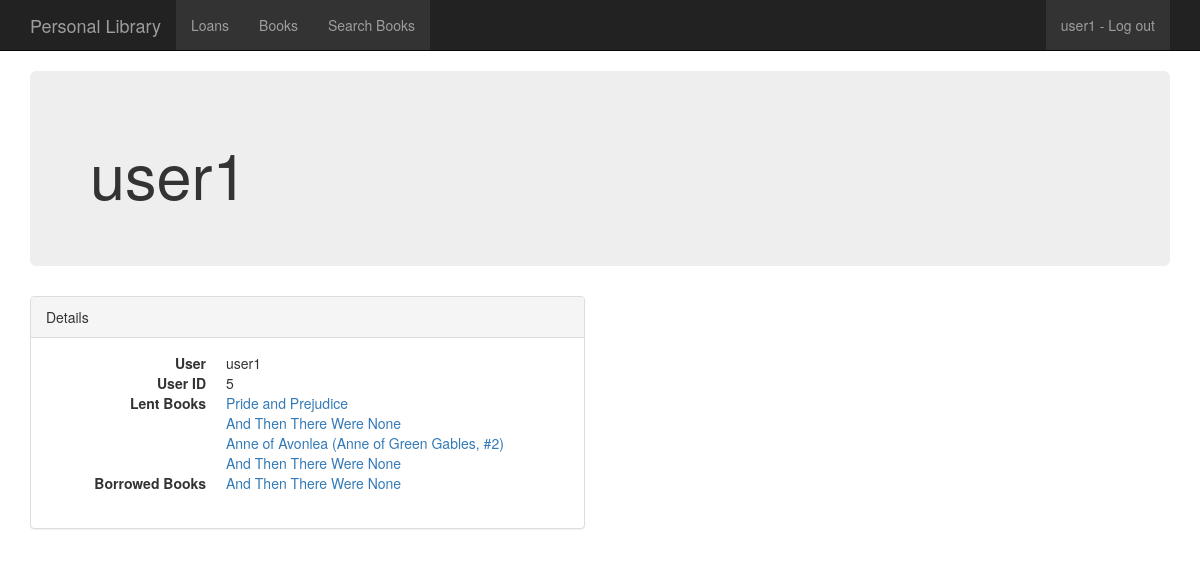
Before: /user/5 with the older database file.
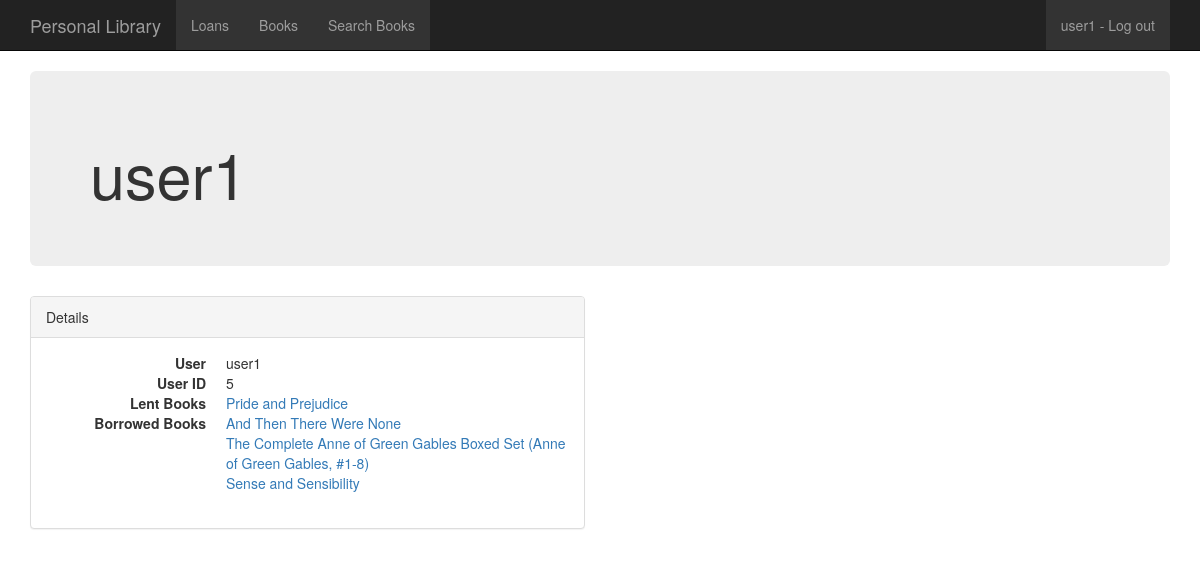
After: the same page with the newer database file.
### libraryapp/models.py (models this page shows, shortened)
class Loans(models.Model):
	date_created = models.DateTimeField(auto_now_add=True)
	borrowed_from = models.ForeignKey(User, related_name='borrowed_from')
	borrower = models.ForeignKey(User, related_name='borrower')
	book = models.ForeignKey(Book, related_name='loans')

class Book(models.Model):
	title = models.CharField(max_length=256)
	isbn = models.IntegerField(null=True)
	author = models.ForeignKey(Author, related_name='books')
	small_image_url = models.URLField(max_length=200, null=True, blank=True)
	publisher = models.CharField(max_length=256, null=True)
	num_pages = models.IntegerField(null=True)
	pubyear = models.IntegerField(null=True, blank=True, default=0)
	pubday = models.IntegerField(null=True, blank=True)
	pubmonth = models.IntegerField(choices=MONTHS, null=True, blank=True)
	rating = models.CharField(max_length=256, null=True)
	url = models.URLField(max_length=200, null=True, blank=True)
	description = models.CharField(max_length=10000, null=True)

### libraryapp/views.py (the view)
# urls.py: url(r'^user/(?P<pk>\d+)$', UserDetail.as_view(), name='user_detail'),
class UserDetail(DetailView):
    model = User
    def get_context_data(self, **kwargs):
        context = super(UserDetail, self).get_context_data(**kwargs)
        context['borrower'] = self.object.borrower.all()
        context['borrowed_from'] = self.object.borrowed_from.all()
        return context

### libraryapp/templates/auth/user_detail.html (shortened to what this page needs)
{% extends 'libraryapp/base.html' %}
{% block content %}
<div class="container">
  <div class="jumbotron">
    <h1>{{user}}</h1>
  </div>
  <div class="row">
    <div class="col-md-6">
      <div class="panel panel-default">
        <div class="panel-heading">Details</div>
        <div class="panel-body">
          <dl class="dl-horizontal">
          	<dt>User</dt>
            <dd>{{user}}</dd>
            <dt>User ID</dt>
            <dd>{{user.id}}</dd>
            <dt>Lent Books</dt>
            {% for lent in borrowed_from %}
            <dd><a href = "/books/{{lent.book.id}}">{{lent.book.title}}</a></dd>
            {% endfor %}
            <dt>Borrowed Books</dt>
            {% for borrow in borrower %}
            <dd><a href = "/books/{{borrow.book.id}}">{{borrow.book.title}}</a></dd>
            {% endfor %}
          </dl>
        </div>
      </div>
    </div>
{% endblock %}

### libraryapp/templates/libraryapp/base.html (shortened to what this page needs)
{% load staticfiles %}
<!DOCTYPE html>
<html>
	<head>
		{% block head %}
			{% block style %}
				<link rel="stylesheet" type="text/css" href="{% static 'css/bootstrap.min.css' %}" />
			{% endblock %}
		{% endblock %}
	</head>
	{% block body %}
	<body class="{% block bodyclass %}{% endblock %}">
		<div class="wrapper">
			{% block navbar %}
				<div class="navbar navbar-static-top {% block bootstrap_navbar_variant %}navbar-inverse{% endblock %}">
					<div class="container">
						<span>
							{% block branding %}
								<a class='navbar-brand' rel="nofollow" href='/'>
									Personal Library
								</a>
							{% endblock %}
						</span>
						<ul class="nav navbar-nav pull-left">
						  <li><a href="/loans">Loans</a></li>
						  <li><a href="/books">Books</a></li>
						  <li><a href="/choose">Search Books</a></li>
						</ul>
				<ul class="nav navbar-nav pull-right">
                {% block userlinks %}
                  {% if user.is_authenticated %}
                    <li>
                      <a href="/logout">
                        {{user}} - Log out
                      </a>
                    </li>
                  {% else %}
                    <li>
                      <a href="/login">Log in</a>
                    </li>
                  {% endif %}
                {% endblock %}
              </ul>
					</div>
				</div>
			{% endblock %}
			{% block content %}
			{% endblock %}
		</div>
	</body>
	{% endblock %}
</html>

### libraryapp/templates/libraryapp/base.html (style rules this page uses)
ul { list-style-type: none; margin: 0; padding: 0; overflow: hidden; background-color: #333; }
li { float: left; }
li a { display: block; color: white; text-align: center; padding: 14px 16px; text-decoration: none; }

Changed rows visible on the page:
removed Loans: book "And Then There Were None", shown under "user1"
removed Loans: book "Anne of Avonlea (Anne of Green Gables, #2)", shown under "user1"
removed Loans: book "And Then There Were None", shown under "user1"
added Loans: book "The Complete Anne of Green Gables Boxed Set (Anne of Green Gables, #1-8)"
added Loans: book "Sense and Sensibility"
